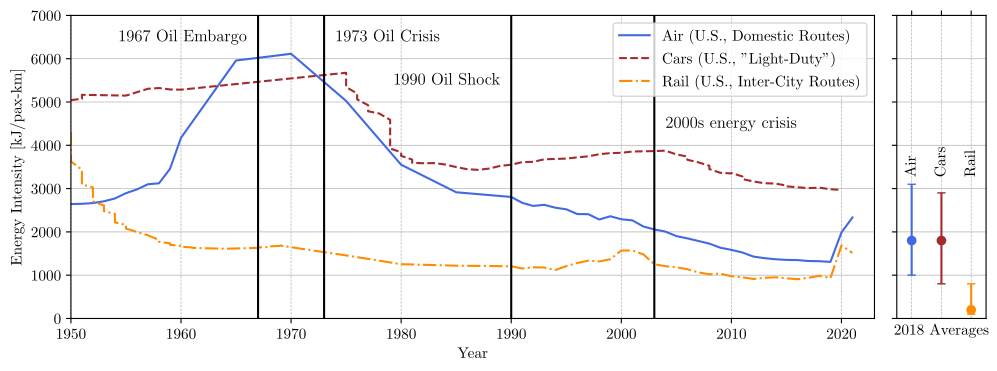

Here is the Python script that generated this plot:
#%%
# runs code as interactive cell 
# https://code.visualstudio.com/docs/python/jupyter-support-py

# IMPORTS #######################################

# plotting
import matplotlib.pyplot as plt
import matplotlib.font_manager as font_manager
# unit conversion
cm = 1/2.54 # for inches-cm conversion
# time manipulation
from datetime import datetime

# data science
import numpy as np
import pandas as pd

# i/o
from pathlib import PurePath, Path

# SETUP #########################################

plt.rcParams.update({
    "text.usetex": True,
    "font.family": "Arial",
    "font.sans-serif": "Computer Modern",
    'font.size': 11
})

# DATA IMPORT ###################################

df_air = pd.read_excel(
    io = 'data/data.xlsx',
    sheet_name = 'Aircraft',
    usecols = lambda column: column in [
        'year',
        'energy intensity [kJ/pax-km]'
    ],
    dtype={
        'year': int,
        'energy intensity [kJ/pax-km]': float
    },
    header = 0,
    engine = 'openpyxl'
)

df_car = pd.read_excel(
    io = 'data/data.xlsx',
    sheet_name = 'Cars',
    usecols = lambda column: column in [
        'year',
        'energy intensity [kJ/pax-km]'
    ],
    dtype={
        'year': int,
        'energy intensity [kJ/pax-km]': float
    },
    header = 0,
    engine = 'openpyxl'
)

df_train = pd.read_excel(
    io = 'data/data.xlsx',
    sheet_name = 'Trains',
    usecols = lambda column: column in [
        'year',
        'energy intensity [kJ/pax-km]'
    ],
    dtype={
        'year': int,
        'energy intensity [kJ/pax-km]': float
    },
    header = 0,
    engine = 'openpyxl'
)

df_average = pd.read_excel(
    io = 'data/data.xlsx',
    sheet_name = 'Averages',
    usecols = lambda column: column in [
        'mode',
        'energy intensity lower [kJ/pax-km]',
        'energy intensity upper [kJ/pax-km]',
        'energy intensity average [kJ/pax-km]',
    ],
    dtype={
        'mode': str,
        'energy intensity lower [kJ/pax-km]': float,
        'energy intensity upper [kJ/pax-km]': float,
        'energy intensity average [kJ/pax-km]': float,
    },
    header = 0,
    engine = 'openpyxl'
)

# DATA MANIPULATION #############################

# FIGURE ########################################

# SETUP ######################

fig, ax = plt.subplots(
    num = 'main',
    nrows = 1,
    ncols = 2,
    dpi = 300,
    figsize=(30*cm, 10*cm), # A4=(210x297)mm,
    gridspec_kw={'width_ratios': [9, 1]}
)
fig.subplots_adjust(wspace=0.05)  # Adjust horizontal spacing. Use a value that suits your needs.


# AXIS SCALING ###############

# AXIS LIMITS ################

ax[0].set_xlim(1950, 2023)
ax[0].set_ylim(0, 7000)

ax[1].set_xlim(-0.5, 2.5)
ax[1].set_ylim(0, 7000)

# TICKS AND LABELS ###########

ax[1].set_yticklabels([]) # no y-tick labels
ax[1].set_xticks([])

# GRIDS ######################

for axis in ax:
    axis.grid(which='both', axis='y', linestyle='-', linewidth = 0.5)
    axis.grid(which='both', axis='x', linestyle='--', linewidth = 0.5)

# AXIS LABELS ################

ax[0].set_ylabel("Energy Intensity [kJ/pax-km]")
ax[0].set_xlabel("Year")

ax[1].set_xlabel("2018 Averages")

# PLOTTING ###################


ax[0].plot(
    df_air['year'],
    df_air['energy intensity [kJ/pax-km]'],
    color = 'royalblue',
    label = 'Air (U.S., Domestic Routes)',
    linestyle = '-',
)

ax[0].plot(
    df_car['year'],
    df_car['energy intensity [kJ/pax-km]'],
    color = 'brown',
    label = 'Cars (U.S., \"Light-Duty\")',
    linestyle = '--',
)

ax[0].plot(
    df_train['year'],
    df_train['energy intensity [kJ/pax-km]'],
    color = 'darkorange',
    label = 'Rail (U.S., Inter-City Routes)',
    linestyle = '-.',
)

labels = ['Air', 'Cars', 'Rail']  # replace with your actual labels

ax[1].set_xticks(np.arange(len(labels)))  # set x-ticks at the positions of the labels
ax[1].set_xticklabels(labels, rotation=90)  # set x-tick labels and rotate them 90 degrees
ax[1].xaxis.tick_top()  # move x-ticks to the top

ax[1].xaxis.set_tick_params(pad=-120)

ax[1].plot(
    0,
    df_average[df_average['mode'] == 'air']['energy intensity average [kJ/pax-km]'],
    color = 'royalblue',
    marker = 'o',
)
ax[1].errorbar(
    x = 0,
    y = df_average[df_average['mode'] == 'air']['energy intensity average [kJ/pax-km]'],
    yerr = [
        df_average[df_average['mode'] == 'air']['energy intensity lower [kJ/pax-km]'],
        df_average[df_average['mode'] == 'air']['energy intensity upper [kJ/pax-km]'],
    ],
    color = 'royalblue',
    capsize = 3,
    capthick = 1,
)

ax[1].plot(
    1,
    df_average[df_average['mode'] == 'car']['energy intensity average [kJ/pax-km]'],
    color = 'brown',
    marker = 'o',
)
ax[1].errorbar(
    x = 1,
    y = df_average[df_average['mode'] == 'car']['energy intensity average [kJ/pax-km]'],
    yerr = [
        df_average[df_average['mode'] == 'car']['energy intensity lower [kJ/pax-km]'],
        df_average[df_average['mode'] == 'car']['energy intensity upper [kJ/pax-km]'],
    ],
    color = 'brown',
    capsize = 3,
    capthick = 1,
)

ax[1].plot(
    2,
    df_average[df_average['mode'] == 'rail']['energy intensity average [kJ/pax-km]'],
    color = 'darkorange',
    marker = 'o',
)
ax[1].errorbar(
    x = 2,
    y = df_average[df_average['mode'] == 'rail']['energy intensity average [kJ/pax-km]'],
    yerr = [
        df_average[df_average['mode'] == 'rail']['energy intensity lower [kJ/pax-km]'],
        df_average[df_average['mode'] == 'rail']['energy intensity upper [kJ/pax-km]'],
    ],
    color = 'darkorange',
    capsize = 3,
    capthick = 1,
)

ax[0].axvline(x=1967, color='black', linestyle='-', linewidth=1.5)
ax[0].text(
    x=1966,
    y=6500,
    s=r'1967 Oil Embargo',
    ha='right',
    va='center',
    fontsize=12,
    color='black',
)

ax[0].axvline(x=1973, color='black', linestyle='-', linewidth=1.5)
ax[0].text(
    x=1974,
    y=6500,
    s=r'1973 Oil Crisis',
    ha='left',
    va='center',
    fontsize=12,
    color='black',
)

ax[0].axvline(x=1990, color='black', linestyle='-', linewidth=1.5)
ax[0].text(
    x=1989,
    y=5500,
    s=r'1990 Oil Shock',
    ha='right',
    va='center',
    fontsize=12,
    color='black',
)

ax[0].axvline(x=2003, color='black', linestyle='-', linewidth=1.5)
ax[0].text(
    x=2004,
    y=4500,
    s=r'2000s energy crisis',
    ha='left',
    va='center',
    fontsize=12,
    color='black',
)
 
# LEGEND ####################

ax[0].legend(
    loc = 'upper right',
)

# EXPORT #########################################

file_path = os.path.abspath(__file__)
file_name = os.path.splitext(os.path.basename(file_path))[0]
figure_name: str = str(file_name + '.pdf')

plt.savefig(
    fname = figure_name,
    format="pdf",
    bbox_inches='tight',
    transparent = False
)
